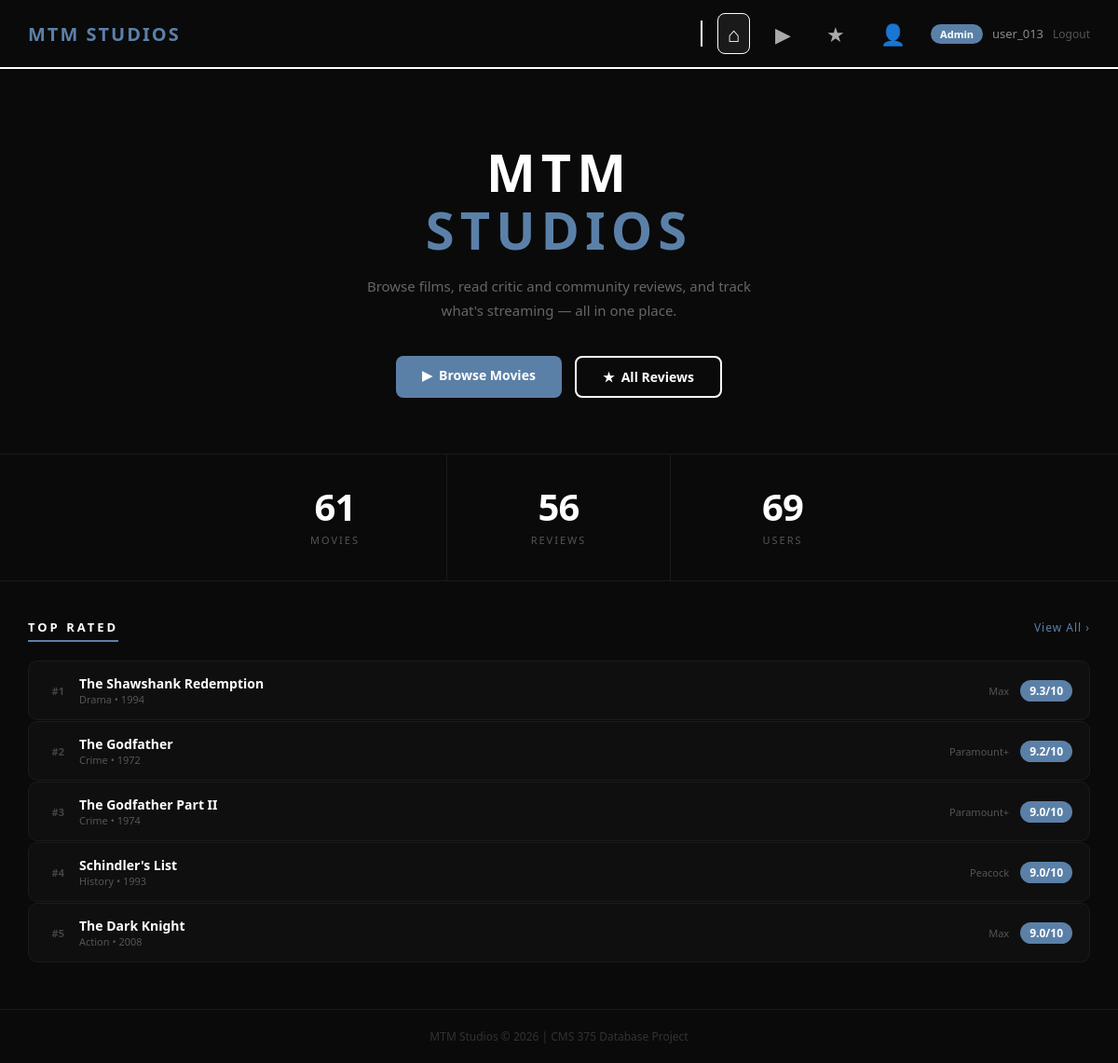
Screenshot of /index.php (signed in) with the database file from the repository.
### tables this page shows
CREATE TABLE Movies (
    MovieID           VARCHAR(20)  PRIMARY KEY,
    ReleaseYear       INT,
    Title             VARCHAR(255),
    PosterURL         VARCHAR(255),
    StreamingServices VARCHAR(255),
    Genre             VARCHAR(100),
    Rating            DECIMAL(3,1),
    Description       VARCHAR(255),
    Actors            VARCHAR(255)
);

### index.php (the view, shortened to what this page needs)
<?php
$conn = mysqli_connect("localhost", "root", "", "moviesdb");
?>
<?php
$stats_sql = "SELECT
    (SELECT COUNT(*) FROM Movies)  AS total_movies,
    (SELECT COUNT(*) FROM Reviews) AS total_reviews,
    (SELECT COUNT(*) FROM Users)   AS total_users";
$stats_result = mysqli_query($conn, $stats_sql);
$stats = mysqli_fetch_assoc($stats_result);
$top_sql    = "SELECT * FROM Movies ORDER BY Rating DESC LIMIT 5";
$top_result = mysqli_query($conn, $top_sql);
$is_guest = ($_SESSION['user_id'] === 'Guest');
?>
<!DOCTYPE html>
<html lang="en">
<head>
</head>
<body>
<nav class="navbar">
    <a href="index.php" class="logo">MTM STUDIOS</a>
    <div class="nav-right">
        <div class="nav-divider"></div>
        <div class="nav-icons">
            <a href="index.php" class="active" title="Home">&#8962;</a>
            <a href="movies.php" title="Movies">&#9654;</a>
            <a href="reviews.php" title="Reviews">&#9733;</a>
            <a href="users.php" title="Users">&#128100;</a>
        </div>
        <div class="user-info">
            <span class="user-badge"><?php echo htmlspecialchars($_SESSION['user_type']); ?></span>
            <?php echo htmlspecialchars($_SESSION['user_id']); ?>
            <?php if ($is_guest): ?>
                <a href="login.php" class="logout-link">Sign In</a>
                <a href="register.php" class="create-acct-link">Create Account</a>
            <?php else: ?>
                <a href="logout.php" class="logout-link">Logout</a>
            <?php endif; ?>
        </div>
    </div>
</nav>
<div class="hero">
    <h1>MTM<br><span>STUDIOS</span></h1>
    <p>Browse films, read critic and community reviews, and track what's streaming — all in one place.</p>
    <div class="hero-actions">
        <a href="movies.php" class="btn-primary">&#9654; &nbsp;Browse Movies</a>
        <a href="reviews.php" class="btn-outline">&#9733; &nbsp;All Reviews</a>
    </div>
</div>
<div class="stats-section">
    <div class="stat-block">
        <div class="stat-number"><?php echo $stats['total_movies']; ?></div>
        <div class="stat-label">Movies</div>
    </div>
    <div class="stat-block">
        <div class="stat-number"><?php echo $stats['total_reviews']; ?></div>
        <div class="stat-label">Reviews</div>
    </div>
    <div class="stat-block">
        <div class="stat-number"><?php echo $stats['total_users']; ?></div>
        <div class="stat-label">Users</div>
    </div>
</div>
<div class="section">
    <div class="section-header">
        <div class="section-title">Top Rated</div>
        <a href="movies.php" class="section-link">View All &rsaquo;</a>
    </div>
    <div class="top-list">
        <?php $rank = 1; while ($movie = mysqli_fetch_assoc($top_result)): ?>
            <a href="movie.php?id=<?php echo urlencode($movie['MovieID']); ?>" class="top-item">
                <div class="top-item-left">
                    <div class="top-rank">#<?php echo $rank++; ?></div>
                    <div>
                        <div class="top-title"><?php echo htmlspecialchars($movie['Title']); ?></div>
                        <div class="top-genre"><?php echo htmlspecialchars($movie['Genre']); ?> &bull; <?php echo $movie['ReleaseYear'] ?? '—'; ?></div>
                    </div>
                </div>
                <div class="top-right">
                    <div class="top-service"><?php echo htmlspecialchars($movie['StreamingServices']); ?></div>
                    <span class="top-score"><?php echo $movie['Rating']; ?>/10</span>
                </div>
            </a>
        <?php endwhile; ?>
    </div>
</div>
<div class="footer">MTM Studios &copy; 2026 | CMS 375 Database Project</div>
</body>
</html>

### index.php (style rules this page uses)
* { margin: 0; padding: 0; box-sizing: border-box; }
body { font-family: 'Segoe UI', sans-serif; background-color: #0a0a0a; color: #ffffff; }
.navbar { background-color: #0a0a0a; border-bottom: 2px solid #ffffff; padding: 14px 30px; display: flex; justify-content: space-between; align-items: center; }
.logo { font-size: 20px; font-weight: bold; color: #5b80a8; text-decoration: none; letter-spacing: 2px; }
.nav-right { display: flex; align-items: center; }
.nav-divider { width: 2px; height: 28px; background-color: #ffffff; margin: 0 16px; }
.nav-icons { display: flex; align-items: center; gap: 16px; }
.nav-icons a { color: #aaa; text-decoration: none; font-size: 22px; padding: 6px 10px; border: 1px solid transparent; border-radius: 8px; transition: all 0.2s; }
.nav-icons a:hover, .nav-icons a.active { color: #fff; border-color: #fff; background-color: #1a1a1a; }
.user-info { display: flex; align-items: center; gap: 10px; margin-left: 16px; font-size: 13px; color: #888; }
.user-badge { background: #5b80a8; color: #fff; padding: 3px 10px; border-radius: 20px; font-size: 11px; font-weight: bold; }
.logout-link { color: #555; text-decoration: none; font-size: 12px; transition: color 0.2s; }
.hero { padding: 80px 30px 60px; text-align: center; border-bottom: 1px solid #1a1a1a; }
.hero h1 { font-size: 56px; font-weight: 800; letter-spacing: 6px; line-height: 1.1; margin-bottom: 18px; }
.hero h1 span { color: #5b80a8; }
.hero p { font-size: 15px; color: #666; max-width: 460px; margin: 0 auto 36px; line-height: 1.7; }
.hero-actions { display: flex; justify-content: center; gap: 14px; flex-wrap: wrap; }
.btn-primary { padding: 11px 28px; background: #5b80a8; color: #fff; text-decoration: none; border-radius: 8px; font-size: 14px; font-weight: 600; transition: background 0.2s, transform 0.15s; }
.btn-outline { padding: 11px 28px; background: transparent; color: #fff; text-decoration: none; border-radius: 8px; font-size: 14px; font-weight: 600; border: 2px solid #ffffff; transition: background 0.2s, transform 0.15s; }
.stats-section { display: flex; justify-content: center; border-bottom: 1px solid #1a1a1a; }
.stat-block { flex: 1; max-width: 240px; padding: 36px 20px; text-align: center; border-right: 1px solid #1a1a1a; }
.stat-block:last-child { border-right: none; }
.stat-number { font-size: 40px; font-weight: 800; letter-spacing: -1px; line-height: 1; margin-bottom: 8px; }
.stat-label { font-size: 11px; color: #555; text-transform: uppercase; letter-spacing: 2px; }
.section { padding: 40px 30px; }
.section-header { display: flex; align-items: baseline; justify-content: space-between; margin-bottom: 20px; }
.section-title { font-size: 13px; font-weight: 700; letter-spacing: 3px; text-transform: uppercase; border-bottom: 2px solid #5b80a8; padding-bottom: 5px; }
.section-link { font-size: 12px; color: #5b80a8; text-decoration: none; letter-spacing: 1px; }
.top-list { display: flex; flex-direction: column; gap: 1px; }
.top-item { display: flex; align-items: center; justify-content: space-between; padding: 14px 18px; background: #0f0f0f; border: 1px solid #1c1c1c; border-radius: 10px; text-decoration: none; color: #ffffff; transition: border-color 0.2s, background 0.2s; gap: 16px; }
.top-item-left { display: flex; align-items: center; gap: 16px; min-width: 0; }
.top-rank { font-size: 11px; color: #444; font-weight: 700; width: 20px; text-align: right; flex-shrink: 0; }
.top-title { font-size: 14px; font-weight: 600; white-space: nowrap; overflow: hidden; text-overflow: ellipsis; }
.top-genre { font-size: 11px; color: #555; }
.top-right { display: flex; align-items: center; gap: 12px; flex-shrink: 0; }
.top-service { font-size: 11px; color: #555; }
.top-score { background: #5b80a8; color: #fff; padding: 3px 10px; border-radius: 20px; font-size: 12px; font-weight: bold; }
.footer { text-align: center; padding: 20px; color: #333; font-size: 12px; border-top: 1px solid #1a1a1a; margin-top: 10px; }

### rows the page displays
movies: Title "The Shawshank Redemption", Genre "Drama", ReleaseYear "1994", StreamingServices "Max", Rating "9.3"
movies: Title "The Godfather", Genre "Crime", ReleaseYear "1972", StreamingServices "Paramount+", Rating "9.2"
movies: Title "The Godfather Part II", Genre "Crime", ReleaseYear "1974", StreamingServices "Paramount+", Rating "9.0"
movies: Title "Schindler's List", Genre "History", ReleaseYear "1993", StreamingServices "Peacock", Rating "9.0"
movies: Title "The Dark Knight", Genre "Action", ReleaseYear "2008", StreamingServices "Max", Rating "9.0"

### other values shown
$_SESSION['user_type'] "Admin"
$_SESSION['user_id'] "user_013"
$stats['total_movies'] "61"
$stats['total_reviews'] "56"
$stats['total_users'] "69"
